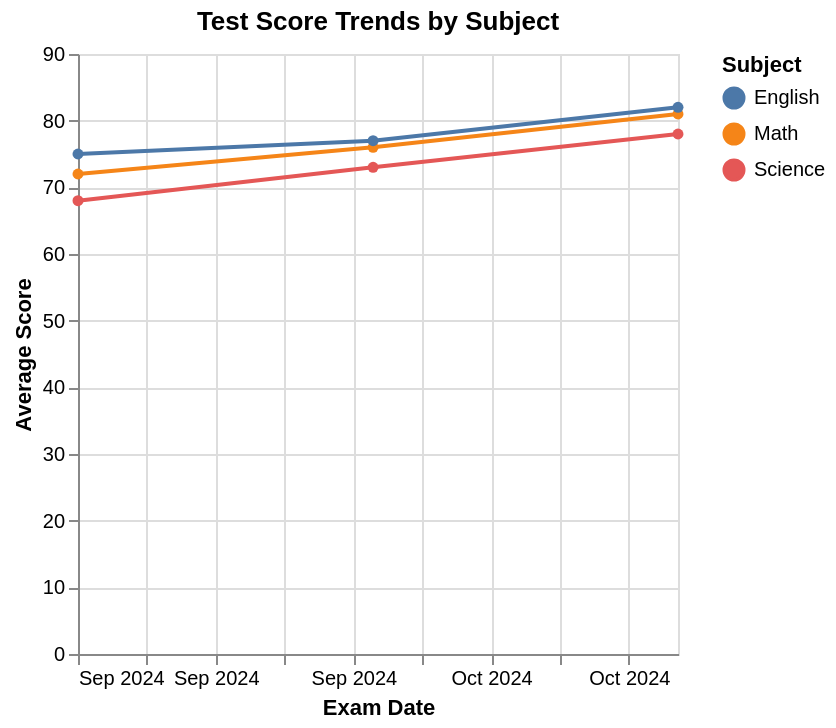

Vega-Lite specification stored for this chart:
### Vega-Lite specification from a JSON file in a GitHub repository (floating-point values rounded to 4 significant figures)
{"$schema": "https://vega.github.io/schema/vega-lite/v6.json", "description": "Test score trends over semester", "data": {"values": [{"exam": "2024-09-01", "subject": "Math", "avgScore": 72}, {"exam": "2024-10-01", "subject": "Math", "avgScore": 76}, {"exam": "2024-11-01", "subject": "Math", "avgScore": 81}, {"exam": "2024-09-01", "subject": "Science", "avgScore": 68}, {"exam": "2024-10-01", "subject": "Science", "avgScore": 73}, {"exam": "2024-11-01", "subject": "Science", "avgScore": 78}, {"exam": "2024-09-01", "subject": "English", "avgScore": 75}, {"exam": "2024-10-01", "subject": "English", "avgScore": 77}, {"exam": "2024-11-01", "subject": "English", "avgScore": 82}]}, "mark": {"type": "line", "point": true}, "encoding": {"x": {"field": "exam", "type": "temporal", "axis": {"title": "Exam Date", "format": "%b %Y"}}, "y": {"field": "avgScore", "type": "quantitative", "axis": {"title": "Average Score", "scale": {"domain": [60, 90]}}}, "color": {"field": "subject", "type": "nominal", "legend": {"title": "Subject"}}}, "title": "Test Score Trends by Subject"}
